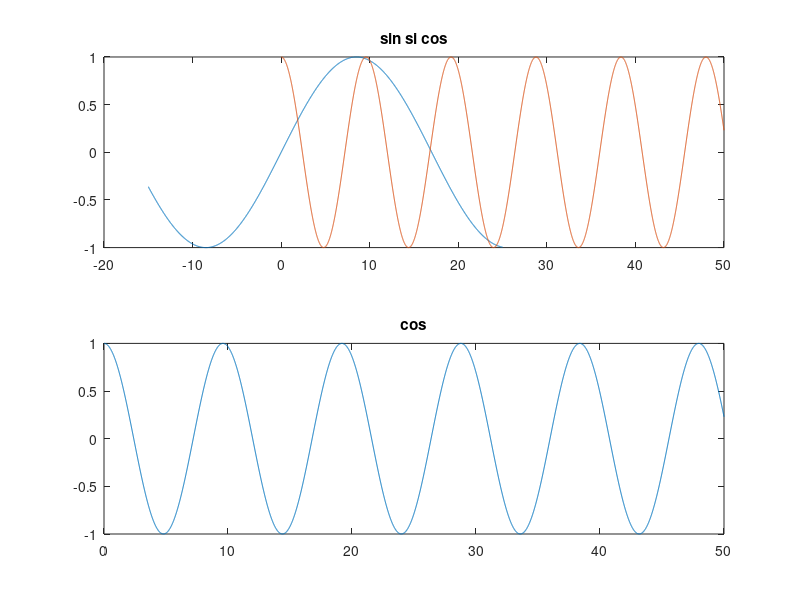

Source code (MATLAB):
n1=-15:0.01:25;
n2=0:0.01:50;
x=sin(pi*n1/17);
subplot(2,1,1);
plot(n1,x)
hold on;
x=cos(pi*n2/sqrt(23));
plot(n2,x),title('sin si cos')
hold off;
subplot(2,1,2)
plot(n2,x),title('cos')